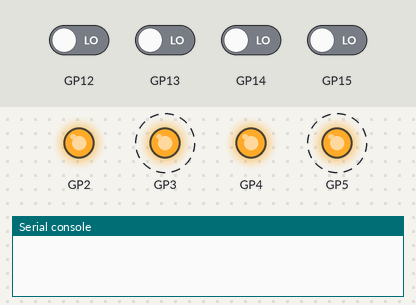
A program run on a simulated Raspberry Pi Pico running MicroPython. On the bench: output pins drawn as LEDs (lit = HIGH), the last lines printed to the serial console. Dashed ring = blinking. The test bench sets the inputs (shaded band); at power-on: GP12–15 LOW. Random numbers come from a fixed seed. At 8.0 s the program stops and its outputs stay as they are.

Above: at 1.2 s.
1.3 s: GP13 driven HIGH
At 3.4 s:
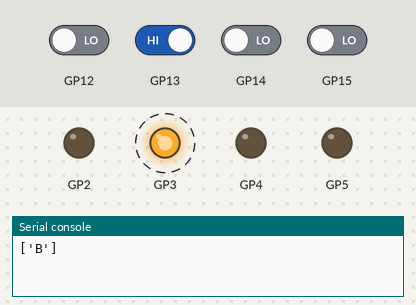
4.3 s: GP13 driven LOW
At 6.4 s:
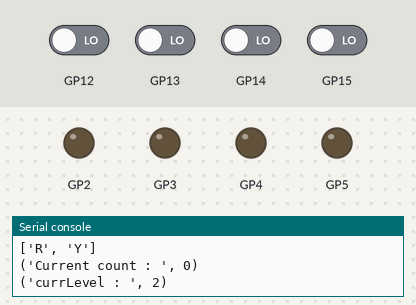
7.2 s: GP12 driven HIGH and GP14 driven HIGH
At 8.8 s:
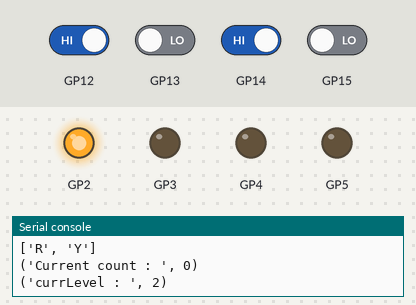
Timing chart, 0 to 9.5 s (numbered marks = the images above; inputs shaded):
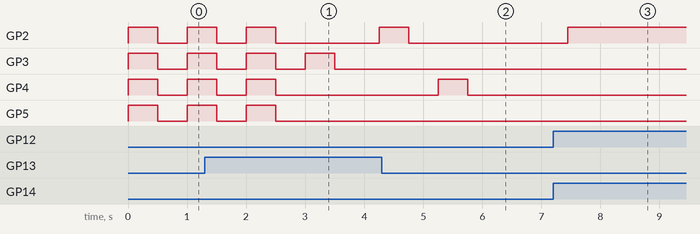

Measured:
- after the input at 7.2 s, GP2: LOW → HIGH after 0.25 s
- by itself, GP3: alternates HIGH for 0.50 s and LOW for 0.50 s

The program:

SimonPico.py
```python
# https://dancingwithtools.com/2021/02/simon-game/

# import machine, imports the Pico's functions and definitions
import machine
# imports time based functions
import utime

# imports random function gen
import random

#Wait time between button clicks
buttonWaitTime = 0.25
#Blink wait time
blinkWaitTime = 0.5
#BlinkCount for start and end
blinkCount = 3

#Global Level counters
currLevel = 1
currLevelSequence = []
levelSequence = []
ledColour = ['R','B','Y','G']
maxLevel = 5
GameStatus = 'WIN'

# Define LEDs
redLed    = machine.Pin(02, machine.Pin.OUT)
blueLed   = machine.Pin(03, machine.Pin.OUT)
yellowLed = machine.Pin(04, machine.Pin.OUT)
greenLed  = machine.Pin(05, machine.Pin.OUT)

# Define buttons
redButton    = machine.Pin(12, machine.Pin.IN, machine.Pin.PULL_DOWN)
blueButton   = machine.Pin(13, machine.Pin.IN, machine.Pin.PULL_DOWN)
yellowButton = machine.Pin(14, machine.Pin.IN, machine.Pin.PULL_DOWN)
greenButton  = machine.Pin(15, machine.Pin.IN, machine.Pin.PULL_DOWN)

# Variable Definitions
isNewGame = False

# indicator for game starting or ending, Blinks blinkCount times
def gameStart():
    for iCount in range(blinkCount):
        redLed.value(1)
        blueLed.value(1)
        yellowLed.value(1)
        greenLed.value(1)
        utime.sleep(blinkWaitTime)
        redLed.value(0)
        blueLed.value(0)
        yellowLed.value(0)
        greenLed.value(0)
        utime.sleep(blinkWaitTime)

# Game status indicator
def gameWin():
    greenLed.value(1)
    utime.sleep(blinkWaitTime)

def gameLost():
    redLed.value(1)
    utime.sleep(blinkWaitTime)

# Create Level for the game
def createLevel (currLevel):
    for icount in range(currLevel):
        levelSequence.append(random.choice(ledColour))
    return (levelSequence)

# Check Userinputs, Return true if the sequence is same as the random level generated
# Else returns false
def checkButtons (currLevel,currLevelSequence):
    iCount = 0
    print ("Current count : " , iCount)
    print ("currLevel : " , currLevel)
    while (iCount < currLevel):

        if redButton.value() == 1:
            utime.sleep(buttonWaitTime)
            if currLevelSequence[iCount] == 'R' :
                iCount = iCount + 1
            else:
                return False

        if blueButton.value() == 1:
            utime.sleep(buttonWaitTime)
            if currLevelSequence[iCount] == 'B' :
                iCount = iCount + 1
            else:
                return False

        if yellowButton.value() == 1:
            utime.sleep(buttonWaitTime)
            if currLevelSequence[iCount] == 'Y' :
                iCount = iCount + 1
            else:
                return False

        if greenButton.value() == 1:
            utime.sleep(buttonWaitTime)
            if currLevelSequence[iCount] == 'G' :
                iCount = iCount + 1
            else:
                return False

    # if all choices are correct then return True
    return True

# Display the randomly generated sequence on the LEDs
def ledDisplay(currLevelSequence):
    iLen = len(currLevelSequence)
    for iCount in range(iLen):
        if currLevelSequence[iCount] == 'R' :
            redLed.value(1)
            utime.sleep(blinkWaitTime)
            redLed.value(0)
            utime.sleep(blinkWaitTime)
        if currLevelSequence[iCount] == 'B' :
            blueLed.value(1)
            utime.sleep(blinkWaitTime)
            blueLed.value(0)
            utime.sleep(blinkWaitTime)
        if currLevelSequence[iCount] == 'Y' :
            yellowLed.value(1)
            utime.sleep(blinkWaitTime)
            yellowLed.value(0)
            utime.sleep(blinkWaitTime)
        if currLevelSequence[iCount] == 'G' :
            greenLed.value(1)
            utime.sleep(blinkWaitTime)
            greenLed.value(0)
            utime.sleep(blinkWaitTime)


# Start the game with blinking lights
gameStart()

#Create levels
for iLevel in range(1,maxLevel+1):
    currLevelSequence.clear()
    currLevelSequence = createLevel(iLevel)
    print (currLevelSequence)

    # Display the level in LEDs
    ledDisplay (currLevelSequence)

    if(checkButtons(iLevel,currLevelSequence)):
        pass
    else:
        GameStatus = 'LOST'
        break

#Final Game status
if GameStatus == 'LOST' :
    gameLost()
else:
    gameWin()
```
